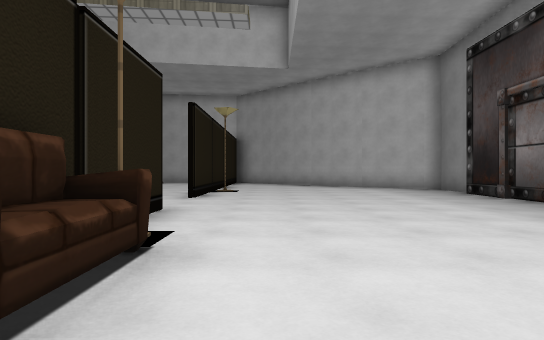
View 1 (above)

16 first-person views from a walk through a level from a Godot 3-D game. The camera is 1.2 m above the floor, looks level and sees 75° across. The floor is counted in squares, 2 m on a side. Each view is taken from the middle of a square. On the plan, view 1 faces up. The plan holds only what a view shows up to about 10 squares ahead; the rest is blank. Some surface patterns are stand-ins.

View 2
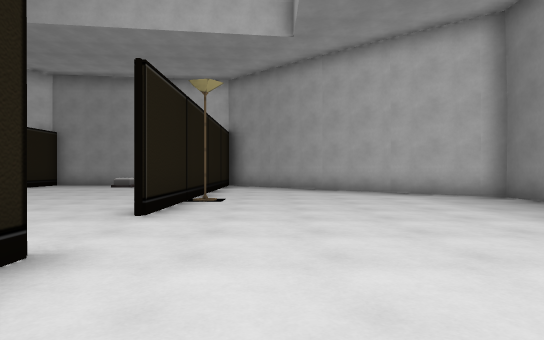

View 3
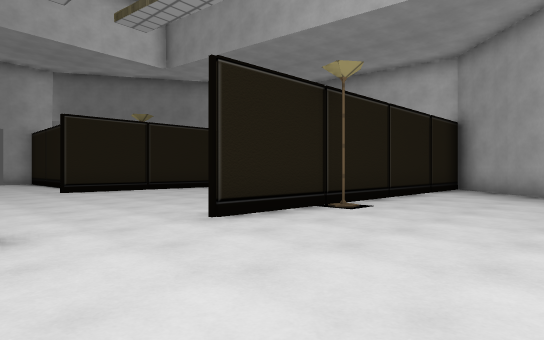

View 4
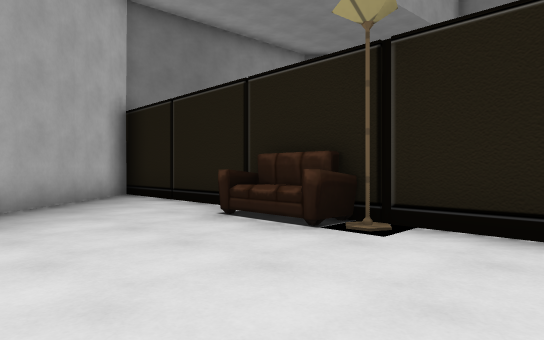

View 5
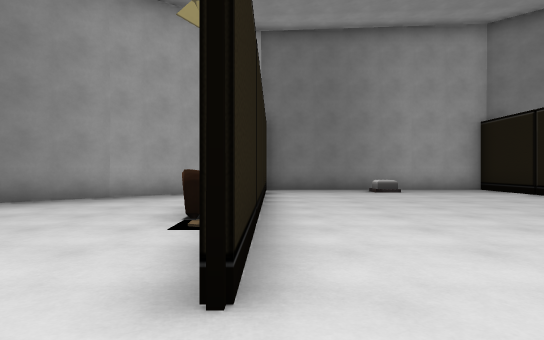

View 6
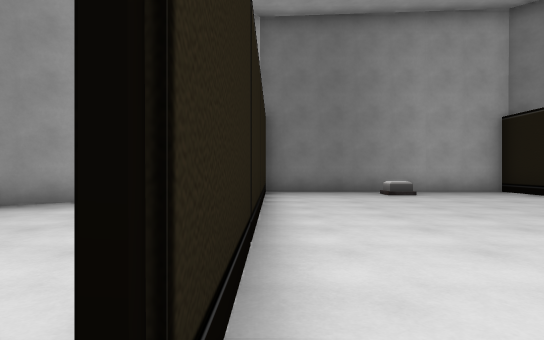

View 7
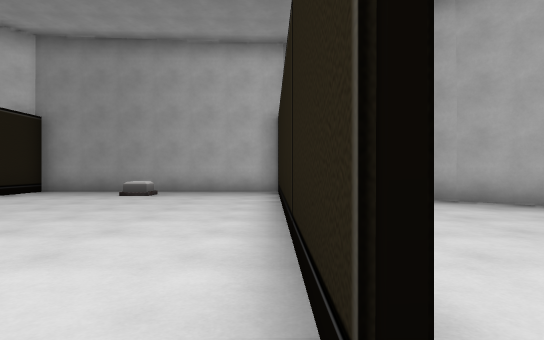

View 8
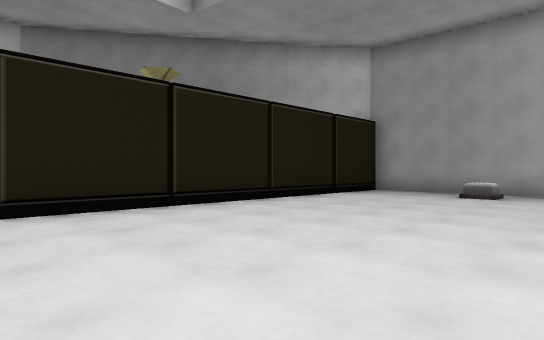

View 9
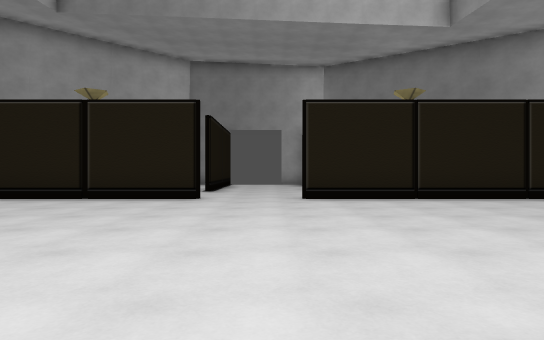

View 10
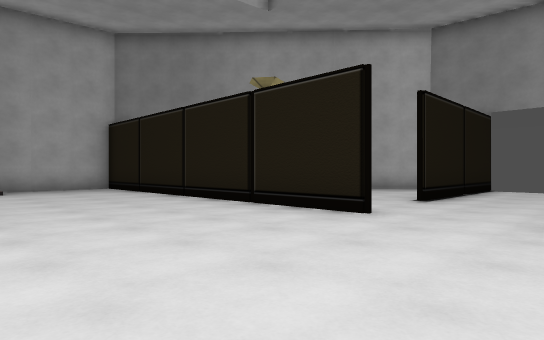

View 11
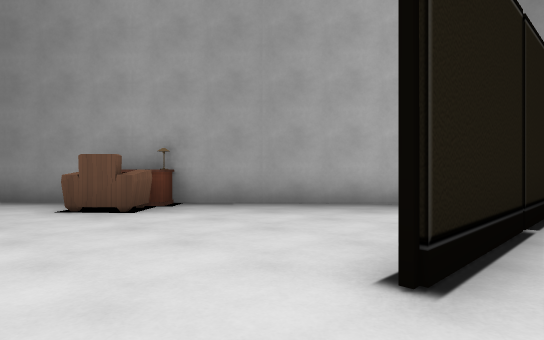

View 12
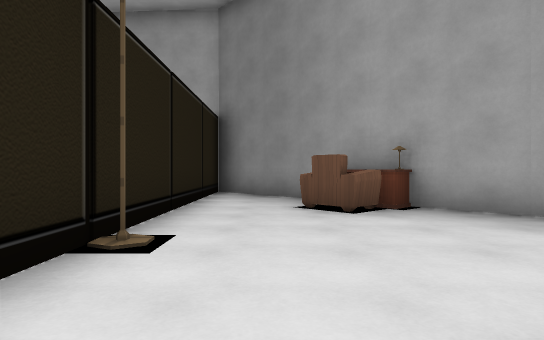

View 13
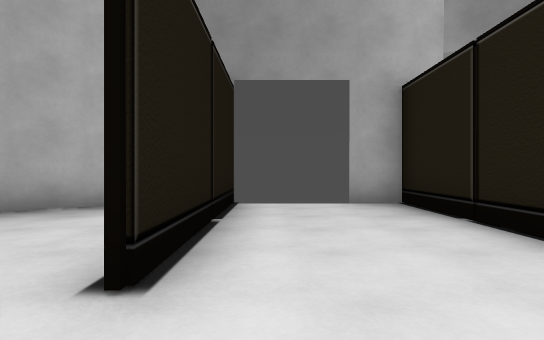

View 14
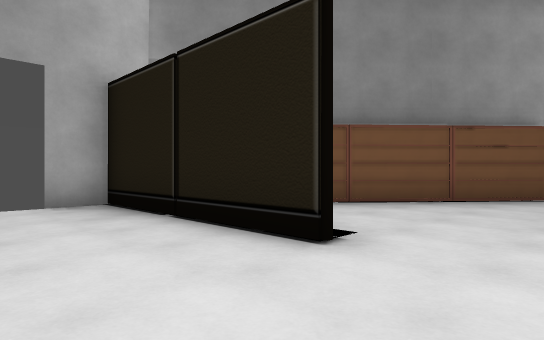

View 15
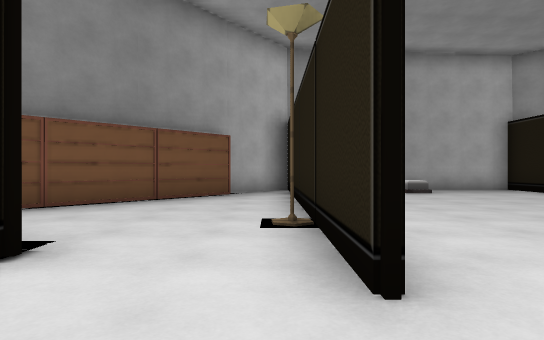

View 16
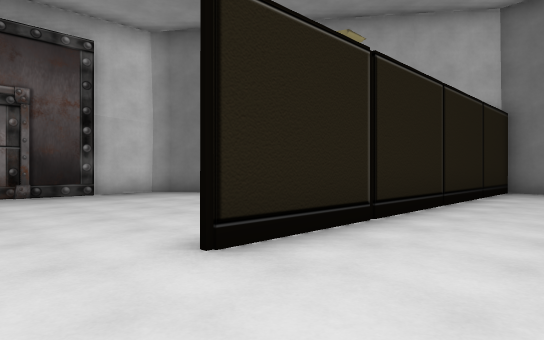

### Floor plan
Points are (right, up) in squares from view 1. A wall is a line through its corners. A room is listed if a view was taken in it or the views show most of it. See-through windows are left out.
Room 1 (views 1, 2, 3, 4, 5, 6, 7, 9)
walls: (-1.7, 5.5) (-1.7, -3.7); (4.9, 4) (4.9, 9); (-1.8, 1.6) (-1.8, 2.6); (5.1, 9.4) (5.1, 10.7) (-1.1, 16.1); (4.1, 1.6) (5.2, 2.5) (5.2, 4); (-1.7, 15.5) (-1.7, 7.6); (-1.8, -3.8) (3, 0.6)
ways out: opening at (-2, 2) to room 2; opening at (-2, 6.5) to room 2; closed door at (5, 6.5)
objects: sofa (-1, 1) to (-1, 2); lamp (-1, 3); lamp (-1, 10)
Room 2 (views 8, 10, 16)
walls: (-1.8, 7.6) (-1.8, 16); (-8.4, 5.5) (-8.4, -3.9); (-1.8, 2.6) (-1.8, 5.5); (-1.8, 16.8) (-8.4, 16.8) (-8.4, 7.6); (-8.7, -3.8) (-1.8, -3.8) (-1.8, 1.6)
ways out: opening at (-2, 2) to room 1; opening at (-2, 6.5) to room 1; opening at (-8, 6.5) to room 3
Room 3 (views 11, 12, 13, 14, 15)
walls: (-10.7, 8.3) (-15.4, 8.3) (-15.4, 7.3); (-8.5, 7.6) (-8.5, 9.5); (-15.4, 5.3) (-10.7, 5.3)
ways out: opening at (-8, 6.5) to room 2; opening at (-9.5, 5) to room 4; opening at (-9.5, 9)
Room 4 (no view inside)
walls: (-15, 3.2) (-8.7, -3.8); (-8.5, -4) (-8.5, 4.1)
ways out: opening at (-9.5, 5) to room 3
objects: other object (-12, 0); desk (-11, 0); chair (-11, 1); lamp (-9, 3)

Where each view was taken, in squares from view 1:
view 1: 0 up, 0 right, facing up
view 2: 3 up, 0 right, facing up
view 3: 5 up, 2 right, facing up-left
view 4: 5 up, 2 right, facing down-left
view 5: 7 up, 2 left, facing down
view 6: 6 up, 2 left, facing down
view 7: 7 up, 2 left, facing up
view 8: 7 up, 3 left, facing up-left
view 9: 7 up, 1 left, facing left
view 10: 8 up, 4 left, facing down-left
view 11: 6 up, 9 left, facing down-left
view 12: 6 up, 10 left, facing down
view 13: 6 up, 9 left, facing left
view 14: 6 up, 9 left, facing up-left
view 15: 6 up, 9 left, facing up
view 16: 7 up, 4 left, facing down-right
